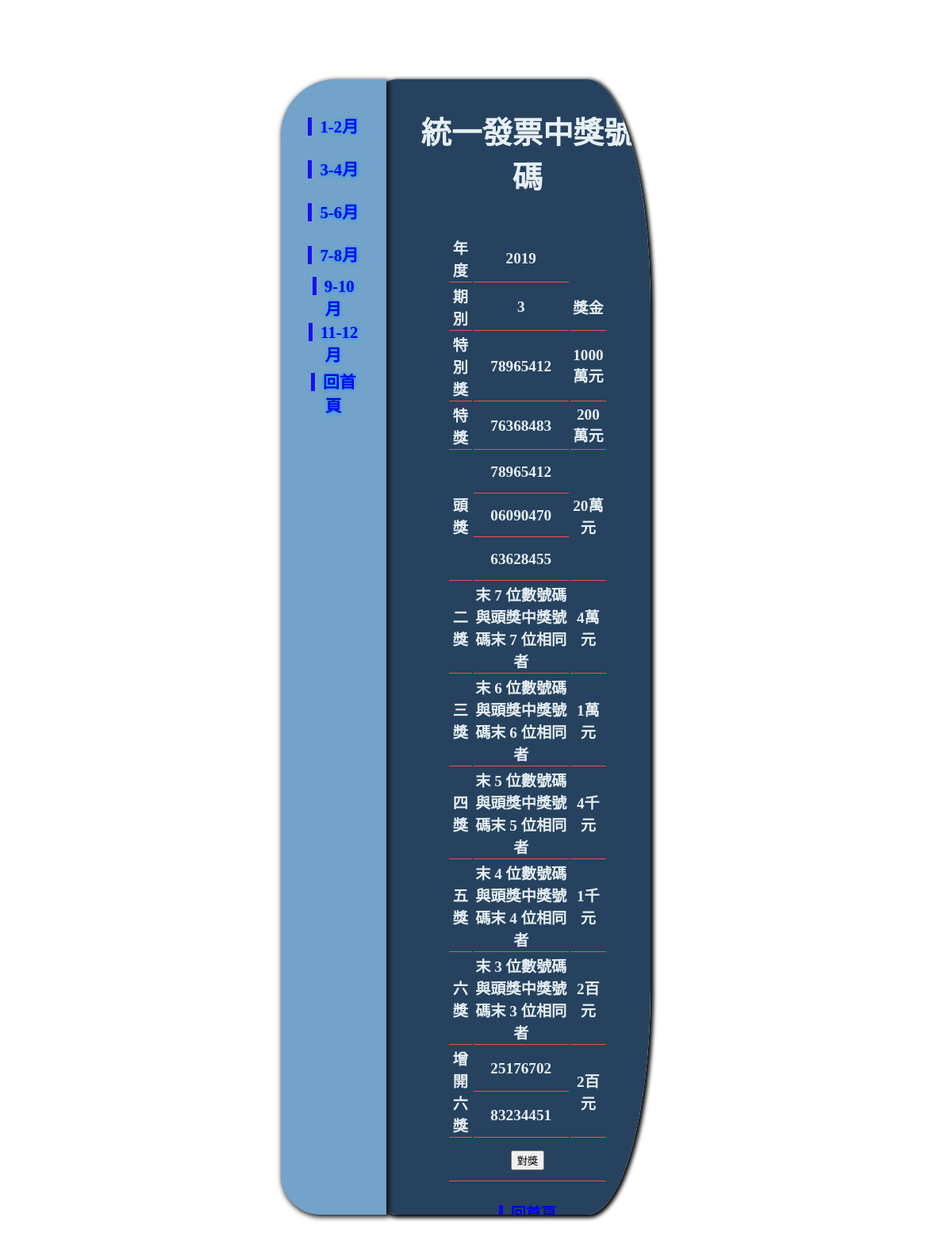
/REC.php?id=3, run on the app's committed database.
### tables this page shows
CREATE TABLE `rec` (
  `id` int(2) UNSIGNED NOT NULL,
  `year` varchar(5) NOT NULL,
  `mon` varchar(2) NOT NULL,
  `num1` varchar(10) NOT NULL COMMENT '特別獎',
  `num2` varchar(11) NOT NULL COMMENT '特獎',
  `num3` varchar(11) NOT NULL COMMENT '頭獎1',
  `num4` varchar(10) NOT NULL COMMENT '頭獎2',
  `num5` varchar(10) NOT NULL COMMENT '頭獎3',
  `num6` varchar(10) NOT NULL COMMENT '增開獎',
  `num7` varchar(11) NOT NULL COMMENT '增開獎1'
);

### REC.php (the view, shortened to what this page needs)
<!DOCTYPE html>
<html lang="en">
<head>
    <link rel="stylesheet" href="./css/style.css">
</head>
<body>
  <div id="bg">
      <div class="A">
    <table>
        <tr>
             <td><a href="REC.php?id=1">1-2月</a></td>
        </tr>
        <tr>
            <td><a href="REC.php?id=2">3-4月 </a></td>
        </tr>
        <tr>
            <td><a href="REC.php?id=3">5-6月</a></td>
        </tr>
        <tr>
            <td><a href="REC.php?id=4">7-8月</a></td>
        </tr>
        <tr>
            <td> <a href="REC.php?id=5">9-10月</a></td>
        </tr>
        <tr>
            <td><a href="REC.php?id=6">11-12月</a></td>
        </tr>
        <tr>
            <td><a href="index.php?">回首頁</a></td>
        </tr>
    </table>
    </div>
    <div class="B">
    <h1>統一發票中獎號碼</h1>
<?php
if(!empty($_GET['id'])){
    $dsn="mysql:host=localhost;charset=utf8;dbname=invoice";
    $pdo=new PDO($dsn,'root','0970431566');
    $id=$_GET['id'];
    $sql="select * from rec where mon='$id'";
$rows=$pdo->query($sql)->fetch();
?>
<form action="REC_.php" method="post">
<table class="lis">
        <tr>
            <td>年度</td>
            <td><?=$rows['year'];?></td>
        </tr>
        <tr>
            <td>期別</td>
            <td><?=$rows['mon'];?></></td>
            <td>獎金</td>
        </tr>
        <tr>
            <td>特別獎</td>
            <td><?=$rows['num1'];?></td>
            <td>1000萬元</td>
        </tr>
        <tr>
            <td>特獎</td>
            <td><?=$rows['num2'];?></td>
            <td>200萬元</td>
        </tr>
        <tr>
            <td rowspan="3">頭獎</td>
            <td ><?=$rows['num3'];?></td>
            <td rowspan="3">20萬元</td>
            <tr>
                <td><?=$rows['num4'];?></td>
            </tr>
            <tr>
                <td><?=$rows['num5'];?></td>
            </tr>
        <tr>
            <td>二獎</td>
            <td>末 7 位數號碼與頭獎中獎號碼末 7 位相同者</td>
            <td>4萬元</td>
        </tr>
        <tr>
            <td>三獎</td>
            <td>末 6 位數號碼與頭獎中獎號碼末 6 位相同者</td>
            <td>1萬元</td>
        </tr>
        <tr>
            <td>四獎</td>
            <td>末 5 位數號碼與頭獎中獎號碼末 5 位相同者</td>
            <td>4千元</td>
        </tr>
        <tr>
            <td>五獎</td>
            <td>末 4 位數號碼與頭獎中獎號碼末 4 位相同者</td>
            <td>1千元</td>
        </tr>
        <tr>
            <td>六獎</td>
            <td>末 3 位數號碼與頭獎中獎號碼末 3 位相同者</td>
            <td>2百元</td>
        </tr>
        <tr>
            <td rowspan="2">增開六獎</td>
            <td><?=$rows['num6'];?></td>
            <td rowspan="2">2百元</td>
        </tr>
        <tr>
            <td><?=$rows['num7'];?></td>
        </tr>
        <tr ><br>
            <td colspan="3"> <input type="submit" value="對獎"></td>
        </tr>
       <tr>
       <td colspan="3"><br>
       <a href="index.php">回首頁</a>
       </td>
       </tr>
    </table>
    </form>
<?php
}
?>
</div>
</div>
</body>
</html>

### css/style.css (style rules this page uses)
#bg { width:45%; height:60vh; background:white; margin:0 auto; margin-top:100px; }
.A { width:25%; height:60vh; background:rgb(115, 163, 202); position:relative; left:20px; font-size:1.3rem; box-sizing:border-box; box-shadow:2px 2px 6px 1px rgb(15, 15, 15); border-radius: 70px 0px 0px 50px; Z-index:1; padding:30px 10px 10px 10px; text-shadow:0px 1px 5px #049df5; }
.B { width:75%; height:60vh; background:rgb(38, 66, 95); margin:0 auto; position:relative;top:-100%; left:20px; padding:10px; box-sizing:border-box; color:#E6EFF3; border-radius: 20%; box-shadow:2px 2px 5px 2px black; padding:10px 10px 10px 100px; overflow:auto; }
table { width:70%; margin:auto; }
td { height:50px; text-align:center; }
body { text-align:center; font-size:1.5rem; width:100% fixed; font-family:"微軟正黑體"; font-weight:bolder; }
a { text-decoration:none; }
td a { border-left:5px solid rgba(18, 2, 247, 0.904); padding-left:10px; }
.lis td { border-bottom:1px solid rgb(243, 77, 77); }

### REC.php (style rules this page uses)
body { font-size:1.2em; }

### data on the page
rec: year "2019", mon "3", num1 "78965412", num2 "76368483", num3 "78965412", num4 "06090470", num5 "63628455", num6 "25176702", num7 "83234451"
